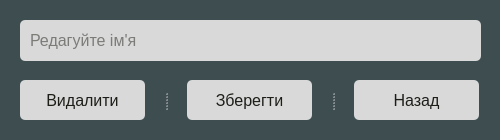
<?xml version="1.0" encoding="UTF-8"?>
<ui version="4.0">
 <class>Dialog</class>
 <widget class="QDialog" name="Dialog">
  <property name="geometry">
   <rect>
    <x>0</x>
    <y>0</y>
    <width>500</width>
    <height>140</height>
   </rect>
  </property>
  <property name="minimumSize">
   <size>
    <width>500</width>
    <height>140</height>
   </size>
  </property>
  <property name="maximumSize">
   <size>
    <width>500</width>
    <height>140</height>
   </size>
  </property>
  <property name="windowTitle">
   <string>Name Settings</string>
  </property>
  <property name="styleSheet">
   <string notr="true">QWidget {
	marging: 20px;
	background-color: #3E4E50;
}</string>
  </property>
  <widget class="QSplitter" name="splitter_2">
   <property name="geometry">
    <rect>
     <x>20</x>
     <y>80</y>
     <width>459</width>
     <height>40</height>
    </rect>
   </property>
   <property name="styleSheet">
    <string notr="true">QPushButton {
	font-size: 16px;
	border-radius: 5px;
	background-color: #d9d9d9;
	color: #1D1E18;
}

</string>
   </property>
   <property name="orientation">
    <enum>Qt::Horizontal</enum>
   </property>
   <property name="handleWidth">
    <number>42</number>
   </property>
   <widget class="QPushButton" name="deleteButton">
    <property name="minimumSize">
     <size>
      <width>125</width>
      <height>40</height>
     </size>
    </property>
    <property name="maximumSize">
     <size>
      <width>125</width>
      <height>16777215</height>
     </size>
    </property>
    <property name="cursor">
     <cursorShape>PointingHandCursor</cursorShape>
    </property>
    <property name="text">
     <string>Видалити</string>
    </property>
   </widget>
   <widget class="QPushButton" name="saveButton">
    <property name="minimumSize">
     <size>
      <width>125</width>
      <height>0</height>
     </size>
    </property>
    <property name="maximumSize">
     <size>
      <width>125</width>
      <height>16777215</height>
     </size>
    </property>
    <property name="cursor">
     <cursorShape>PointingHandCursor</cursorShape>
    </property>
    <property name="styleSheet">
     <string notr="true"/>
    </property>
    <property name="text">
     <string>Зберегти</string>
    </property>
   </widget>
   <widget class="QPushButton" name="backButton">
    <property name="minimumSize">
     <size>
      <width>125</width>
      <height>0</height>
     </size>
    </property>
    <property name="maximumSize">
     <size>
      <width>125</width>
      <height>16777215</height>
     </size>
    </property>
    <property name="cursor">
     <cursorShape>PointingHandCursor</cursorShape>
    </property>
    <property name="text">
     <string>Назад</string>
    </property>
   </widget>
  </widget>
  <widget class="QLineEdit" name="editNameField">
   <property name="geometry">
    <rect>
     <x>20</x>
     <y>20</y>
     <width>461</width>
     <height>41</height>
    </rect>
   </property>
   <property name="styleSheet">
    <string notr="true">QLineEdit {
	background-color: #D9D9D9;
	color: #1D1E18;
	font-size: 16px;
	border-radius: 5px;
	marging-right: 20px;
	padding: 8px;
}</string>
   </property>
   <property name="placeholderText">
    <string>Редагуйте ім'я</string>
   </property>
  </widget>
 </widget>
 <resources/>
 <connections/>
</ui>
